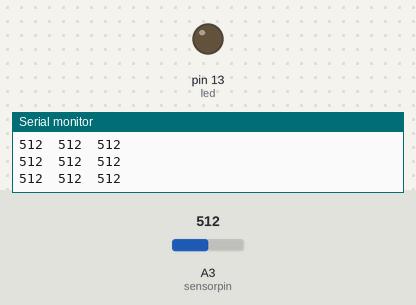
The sketch below on a simulated Arduino Uno, built with avr-gcc and run on an emulated ATmega328P. On the bench: output pins drawn as LEDs (lit = HIGH), the last lines printed to the serial monitor. The inputs (shaded band) are chosen by the test bench; at power-on: A3 (sensorpin) = 512.

Above: at 1.2 s.
1.3 s: A3 (sensorpin) set to 492
At 1.6 s:
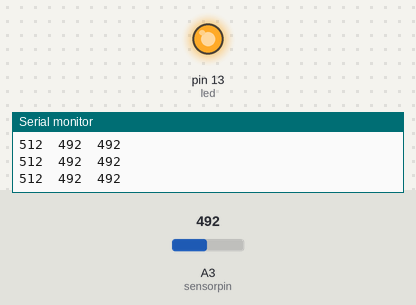
4.3 s: A3 (sensorpin) set to 306
At 7.1 s:
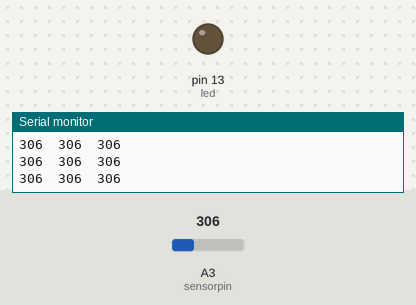
7.3 s: A3 (sensorpin) set to 289
At 7.8 s:
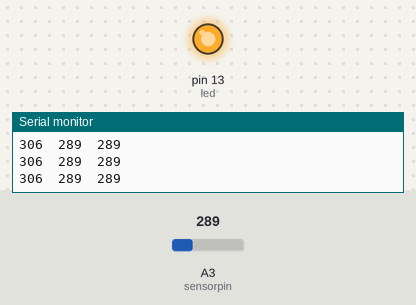
Timing chart, 0 to 11.3 s (numbered marks = the images above; inputs shaded):
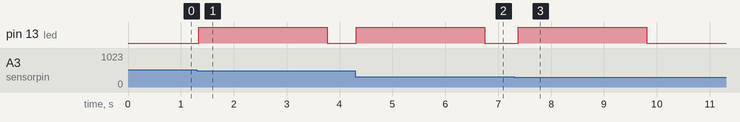

The sketch:

LEDLightSensor.ino
```cpp
/*
   http://www.instructables.com/id/Better-LED-as-light-sensor/
*/


// the pin where you will put the LED
int led = 13;
 // the analog pin where you put your sensorLED
int sensorpin = A3;
// the rest are counters and variables to calculate with
int resetteller = 0;
int sens = 0;
int teller = 0;
int basis = 1024;
int test = 1024;
int test2 = 1024;
int test3 = 1024;

// this are the values to play with to get better (or worse) results
int marge = 5;
// the space between a positive and negative reading
int vertraging = 1;
// the speed of the readings; a lower number is a higher speed
int samples = 70;
// the amount of samples to compare to make one reading
int resetsamples = 30;
// how many cycles to run the light on before you don't trust the value anymore

void setup() {
  pinMode(led, OUTPUT);
  // no real part of the program, just for debugging
  Serial.begin(9600);
  // remember the lowest value out of many readings
  for(teller =0; teller < samples; teller++) {
   sens = analogRead(sensorpin);
   if (sens < basis) {basis = sens;}
   // the sensor needs a delay here to catch its breath
   delay(vertraging);
  }
}


void loop() {
// remember the lowest value out of many readings
for(teller =0; teller < samples; teller++) {
   sens = analogRead(sensorpin);
   // the sensor needs a delay here to catch its breath
   delay(vertraging);
   if (sens < test){
   // remember the 3 lowest readings
       test3 = sens;
       test2 = test3;
       test = test2;}
   }
   //all 3 low readings mus be < the basis reading
  if (test < basis-marge && test2 < basis-marge && test3 < basis-marge){
    digitalWrite(led, HIGH);
    // count how long the LED stays on
    resetteller++;
  }
    else{
      digitalWrite(led, LOW);
      // if the lowest test reading is higher than the basis, basis will be reset
      basis = test;
      resetteller = 0;
    }
    //if LED stays on to long, we don't trust it and reset basis
    if (resetteller > resetsamples) {basis = test;}
    //just for debugging
    Serial.print(basis);Serial.print("  ");Serial.print(test);Serial.print("  ");Serial.println(sens);
    test = 1024;
}
```

Measured:
- the behaviour switches between 507 and 506 on A3 (sensorpin) (found by bisection; images 0 and 1)
- the behaviour switches between 301 and 300 on A3 (sensorpin) (found by bisection; images 2 and 3)
- after the input at 1.3 s, pin 13 (led): LOW → HIGH at once, → LOW 2.4 s later
- after the input at 4.3 s, pin 13 (led): LOW → HIGH at once, → LOW 2.4 s later
- after the input at 7.3 s, pin 13 (led): LOW → HIGH after 0.08 s, → LOW 2.4 s later
